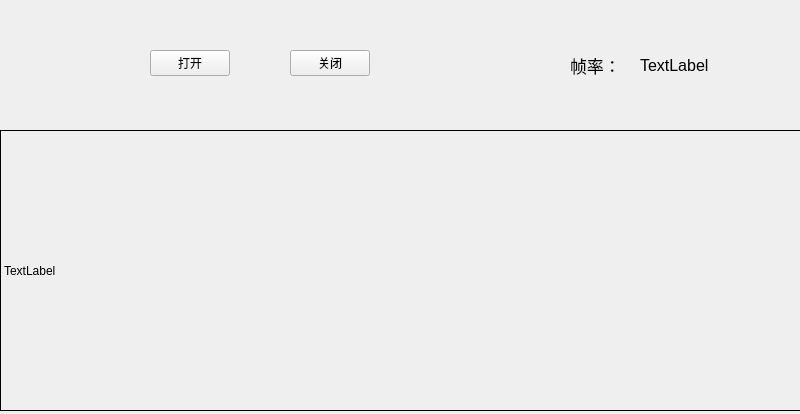
<?xml version="1.0" encoding="UTF-8"?>
<ui version="4.0">
 <class>MainWindow</class>
 <widget class="QMainWindow" name="MainWindow">
  <property name="geometry">
   <rect>
    <x>0</x>
    <y>0</y>
    <width>800</width>
    <height>414</height>
   </rect>
  </property>
  <property name="windowTitle">
   <string>MainWindow</string>
  </property>
  <widget class="QWidget" name="centralwidget">
   <widget class="QPushButton" name="btnClose">
    <property name="geometry">
     <rect>
      <x>290</x>
      <y>50</y>
      <width>80</width>
      <height>26</height>
     </rect>
    </property>
    <property name="text">
     <string>关闭</string>
    </property>
   </widget>
   <widget class="QLabel" name="labImg">
    <property name="geometry">
     <rect>
      <x>0</x>
      <y>130</y>
      <width>801</width>
      <height>281</height>
     </rect>
    </property>
    <property name="sizePolicy">
     <sizepolicy hsizetype="Expanding" vsizetype="Expanding">
      <horstretch>0</horstretch>
      <verstretch>0</verstretch>
     </sizepolicy>
    </property>
    <property name="frameShape">
     <enum>QFrame::Box</enum>
    </property>
    <property name="text">
     <string>TextLabel</string>
    </property>
   </widget>
   <widget class="QPushButton" name="pushButton">
    <property name="geometry">
     <rect>
      <x>150</x>
      <y>50</y>
      <width>80</width>
      <height>26</height>
     </rect>
    </property>
    <property name="text">
     <string>打开</string>
    </property>
   </widget>
   <widget class="QLabel" name="labCount">
    <property name="geometry">
     <rect>
      <x>640</x>
      <y>40</y>
      <width>81</width>
      <height>51</height>
     </rect>
    </property>
    <property name="font">
     <font>
      <pointsize>12</pointsize>
     </font>
    </property>
    <property name="text">
     <string>TextLabel</string>
    </property>
   </widget>
   <widget class="QLabel" name="label">
    <property name="geometry">
     <rect>
      <x>570</x>
      <y>50</y>
      <width>61</width>
      <height>31</height>
     </rect>
    </property>
    <property name="font">
     <font>
      <pointsize>13</pointsize>
     </font>
    </property>
    <property name="text">
     <string>帧率：</string>
    </property>
   </widget>
  </widget>
 </widget>
 <resources/>
 <connections>
  <connection>
   <sender>btnClose</sender>
   <signal>clicked()</signal>
   <receiver>MainWindow</receiver>
   <slot>Close()</slot>
   <hints>
    <hint type="sourcelabel">
     <x>329</x>
     <y>64</y>
    </hint>
    <hint type="destinationlabel">
     <x>366</x>
     <y>89</y>
    </hint>
   </hints>
  </connection>
  <connection>
   <sender>pushButton</sender>
   <signal>clicked()</signal>
   <receiver>MainWindow</receiver>
   <slot>Open()</slot>
   <hints>
    <hint type="sourcelabel">
     <x>205</x>
     <y>71</y>
    </hint>
    <hint type="destinationlabel">
     <x>222</x>
     <y>93</y>
    </hint>
   </hints>
  </connection>
 </connections>
 <slots>
  <slot>Close()</slot>
  <slot>Open()</slot>
 </slots>
</ui>
